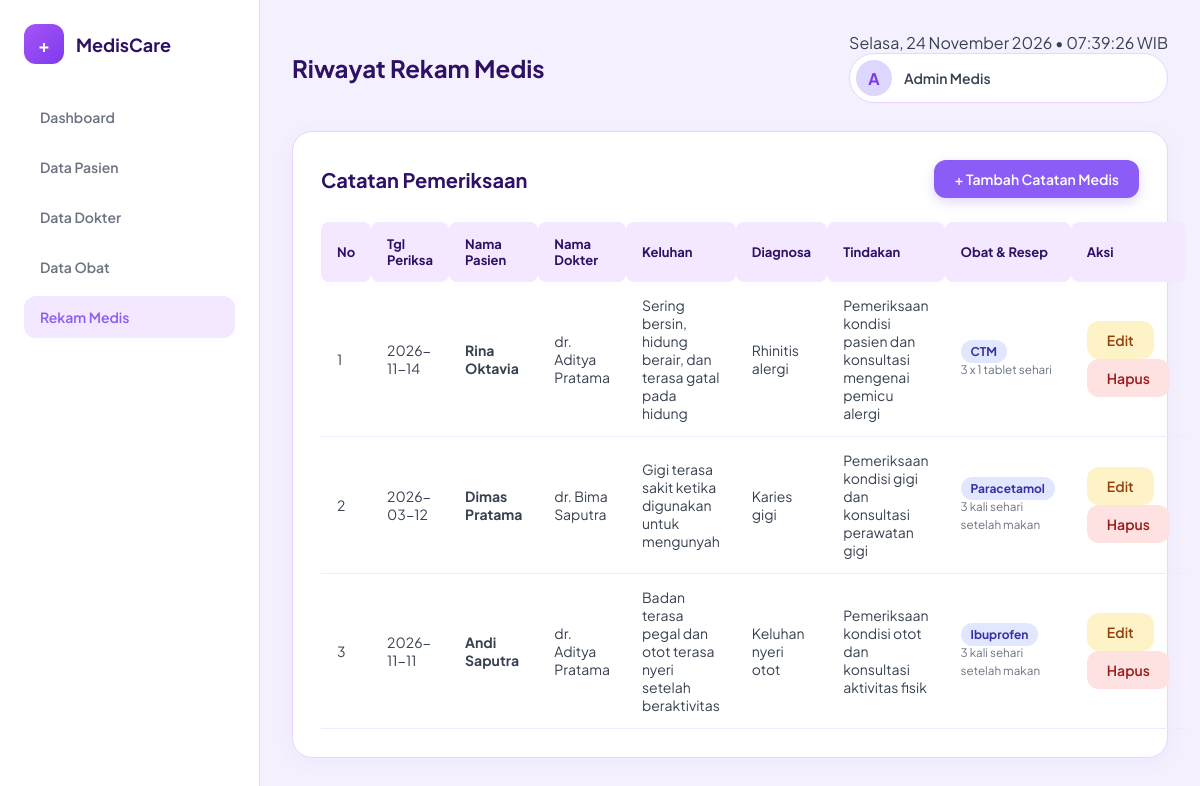
The app's page /rekam_medis.php with its own data.
### tables this page shows
CREATE TABLE `rekam_medis` (
  `id_rekam` int(11) NOT NULL,
  `id_pasien` int(11) NOT NULL,
  `id_dokter` int(11) NOT NULL,
  `id_obat` int(11) NOT NULL,
  `tanggal_periksa` date NOT NULL,
  `keluhan` text NOT NULL,
  `diagnosa` text NOT NULL,
  `tindakan` text NOT NULL,
  `resep` varchar(100) NOT NULL
);

CREATE TABLE `pasien` (
  `id_pasien` int(11) NOT NULL,
  `no_rm` varchar(20) NOT NULL,
  `nama_pasien` varchar(100) NOT NULL,
  `jenis_kelamin` enum('L','P') NOT NULL,
  `tanggal_lahir` date NOT NULL,
  `alamat` text NOT NULL
);

CREATE TABLE `dokter` (
  `id_dokter` int(11) NOT NULL,
  `nama_dokter` varchar(100) NOT NULL,
  `spesialisasi` varchar(50) NOT NULL
);

CREATE TABLE `obat` (
  `id_obat` int(11) NOT NULL,
  `nama_obat` varchar(100) NOT NULL,
  `satuan` varchar(30) NOT NULL,
  `stok` int(11) NOT NULL
);

### rekam_medis.php (the view, shortened to what this page needs)
<?php
include 'koneksi.php';
$sql = "SELECT rekam_medis.*, pasien.nama_pasien, dokter.nama_dokter, obat.nama_obat
        FROM rekam_medis
        INNER JOIN pasien ON rekam_medis.id_pasien = pasien.id_pasien
        INNER JOIN dokter ON rekam_medis.id_dokter = dokter.id_dokter
        INNER JOIN obat ON rekam_medis.id_obat = obat.id_obat
        ORDER BY rekam_medis.id_rekam DESC";
$query = mysqli_query($koneksi, $sql);
?>
<!DOCTYPE html>
<html lang="id">
<head>
    <link rel="stylesheet" href="style.css?v=10">
</head>
<body>
    <div class="sidebar">
        <div class="brand">
            <div class="brand-icon">+</div>
            <h2>MedisCare</h2>
        </div>
        <ul class="nav-menu">
            <li><a href="index.php">Dashboard</a></li>
            <li><a href="pasien.php">Data Pasien</a></li>
            <li><a href="dokter.php">Data Dokter</a></li>
            <li><a href="obat.php">Data Obat</a></li>
            <li><a href="rekam_medis.php" class="active">Rekam Medis</a></li>
        </ul>
    </div>
    <div class="main-content">
        <div class="top-bar">
            <h1>Riwayat Rekam Medis</h1>
            <div class="top-right-group">
                <div class="datetime-badge">
                    <span id="tanggal-live">Memuat tanggal...</span>
                    <span>•</span>
                    <span id="jam-live">00:00:00</span>
                </div>
                <div class="user-profile">
                    <div class="avatar">A</div>
                    <span style="font-weight: 600; font-size: 14px;">Admin Medis</span>
                </div>
            </div>
        </div>
        <div class="container">
            <div class="header-title">
                <h3>Catatan Pemeriksaan</h3>
                <a href="tambah_rekam.php" class="btn btn-primary">+ Tambah Catatan Medis</a>
            </div>
            <table>
                <thead>
                    <tr>
                        <th>No</th>
                        <th>Tgl Periksa</th>
                        <th>Nama Pasien</th>
                        <th>Nama Dokter</th>
                        <th>Keluhan</th>
                        <th>Diagnosa</th>
                        <th>Tindakan</th>
                        <th>Obat & Resep</th>
                        <th>Aksi</th>
                    </tr>
                </thead>
                <tbody>
                    <?php
                    $no = 1;
                    if(mysqli_num_rows($query) > 0){
                        while($d = mysqli_fetch_array($query)){
                    ?>
                    <tr>
                        <td><?= $no++; ?></td>
                        <td><?= $d['tanggal_periksa']; ?></td>
                        <td><strong><?= $d['nama_pasien']; ?></strong></td>
                        <td><?= $d['nama_dokter']; ?></td>
                        <td><?= $d['keluhan']; ?></td>
                        <td><?= $d['diagnosa']; ?></td>
                        <td><?= $d['tindakan']; ?></td>
                        <td><span class="badge badge-purple"><?= $d['nama_obat']; ?></span><br><small style="color:var(--text-muted);"><?= $d['resep']; ?></small></td>
                        <td>
                            <a href="edit_rekam.php?id=<?= $d['id_rekam']; ?>" class="btn btn-warning">Edit</a>
                            <a href="javascript:void(0)" onclick="konfirmasiHapus('hapus_rekam.php?id=<?= $d['id_rekam']; ?>')" class="btn btn-danger">Hapus</a>
                        </td>
                    </tr>
                    <?php
                        }
                    } ?>
                </tbody>
            </table>
        </div>
    </div>
</body>
</html>

### style.css (style rules this page uses)
:root { --bg-main: #F4F0FD; --sidebar-bg: #FFFFFF; --card-bg: #FFFFFF; --primary: #8B5CF6; --primary-hover: #7C3AED; --primary-light: #F3E8FF; --text-dark: #2E1065; --text-muted: #6B7280; --border-color: #E9D5FF; --danger-bg: #FEE2E2; --danger-text: #991B1B; --warning-bg: #FEF3C7; --warning-text: #92400E; }
* { box-sizing: border-box; font-family: 'Plus Jakarta Sans', sans-serif !important; margin: 0; padding: 0; }
body { background-color: var(--bg-main); color: #374151; display: flex; min-height: 100vh; }
.sidebar { width: 260px; background: var(--sidebar-bg); border-right: 1px solid var(--border-color); padding: 24px; display: flex; flex-direction: column; }
.brand { display: flex; align-items: center; gap: 12px; margin-bottom: 32px; }
.brand-icon { width: 40px; height: 40px; background: linear-gradient(135deg, #A855F7, #7C3AED); color: white; border-radius: 12px; display: flex; align-items: center; justify-content: center; font-weight: 700; font-size: 18px; }
.brand h2 { font-size: 18px; font-weight: 700; color: var(--text-dark); }
.nav-menu { display: flex; flex-direction: column; gap: 8px; list-style: none; }
.nav-menu a { display: flex; align-items: center; gap: 12px; padding: 12px 16px; color: var(--text-muted); text-decoration: none; font-weight: 600; font-size: 14px; border-radius: 12px; transition: all 0.2s; }
.nav-menu a:hover, .nav-menu a.active { color: var(--primary); background: var(--primary-light); }
.main-content { flex: 1; padding: 32px; overflow-y: auto; }
.top-bar { display: flex; justify-content: space-between; align-items: center; margin-bottom: 28px; }
.top-bar h1 { font-size: 24px; font-weight: 700; color: var(--text-dark); }
.user-profile { display: flex; align-items: center; gap: 12px; background: white; padding: 6px 14px 6px 6px; border-radius: 30px; border: 1px solid var(--border-color); }
.avatar { width: 36px; height: 36px; background: #DDD6FE; color: var(--primary-hover); border-radius: 50%; display: flex; align-items: center; justify-content: center; font-weight: 700; }
.container { background: var(--card-bg); padding: 28px; border-radius: 20px; box-shadow: 0 4px 20px rgba(139, 92, 246, 0.05); border: 1px solid var(--border-color); }
.header-title { display: flex; justify-content: space-between; align-items: center; margin-bottom: 24px; }
.header-title h3 { color: var(--text-dark); font-size: 20px; font-weight: 700; }
table { width: 100%; border-collapse: collapse; margin-top: 10px; }
th { background-color: var(--primary-light); color: var(--text-dark); font-weight: 700; font-size: 13px; text-align: left; padding: 14px 16px; border-radius: 8px; }
td { padding: 14px 16px; border-bottom: 1px solid #F3E8FF; font-size: 14px; }
.btn { display: inline-flex; align-items: center; justify-content: center; gap: 6px; padding: 10px 20px; text-decoration: none; border-radius: 12px; font-weight: 600; font-size: 14px; border: none; cursor: pointer; transition: all 0.2s; }
.btn-primary { background-color: var(--primary); color: white; box-shadow: 0 4px 12px rgba(139, 92, 246, 0.25); }
.btn-warning { background-color: var(--warning-bg); color: var(--warning-text); }
.btn-danger { background-color: var(--danger-bg); color: var(--danger-text); }
.badge { padding: 4px 10px; border-radius: 20px; font-size: 12px; font-weight: 700; }
.badge-purple { background-color: #E0E7FF; color: #3730A3; }

### records on screen
rekam_medis: tanggal_periksa "2026-11-14", id_pasien.nama_pasien "Rina Oktavia", id_dokter.nama_dokter "dr. Aditya Pratama", keluhan "Sering bersin, hidung berair, dan terasa gatal pada hidung", diagnosa "Rhinitis alergi", tindakan "Pemeriksaan kondisi pasien dan konsultasi mengenai pemicu alergi", id_obat.nama_obat "CTM", resep "3 x 1 tablet sehari"
rekam_medis: tanggal_periksa "2026-03-12", id_pasien.nama_pasien "Dimas Pratama", id_dokter.nama_dokter "dr. Bima Saputra", keluhan "Gigi terasa sakit ketika digunakan untuk mengunyah", diagnosa "Karies gigi", tindakan "Pemeriksaan kondisi gigi dan konsultasi perawatan gigi", id_obat.nama_obat "Paracetamol", resep "3 kali sehari setelah makan"
rekam_medis: tanggal_periksa "2026-11-11", id_pasien.nama_pasien "Andi Saputra", id_dokter.nama_dokter "dr. Aditya Pratama", keluhan "Badan terasa pegal dan otot terasa nyeri setelah beraktivitas", diagnosa "Keluhan nyeri otot", tindakan "Pemeriksaan kondisi otot dan konsultasi aktivitas fisik", id_obat.nama_obat "Ibuprofen", resep "3 kali sehari setelah makan"
